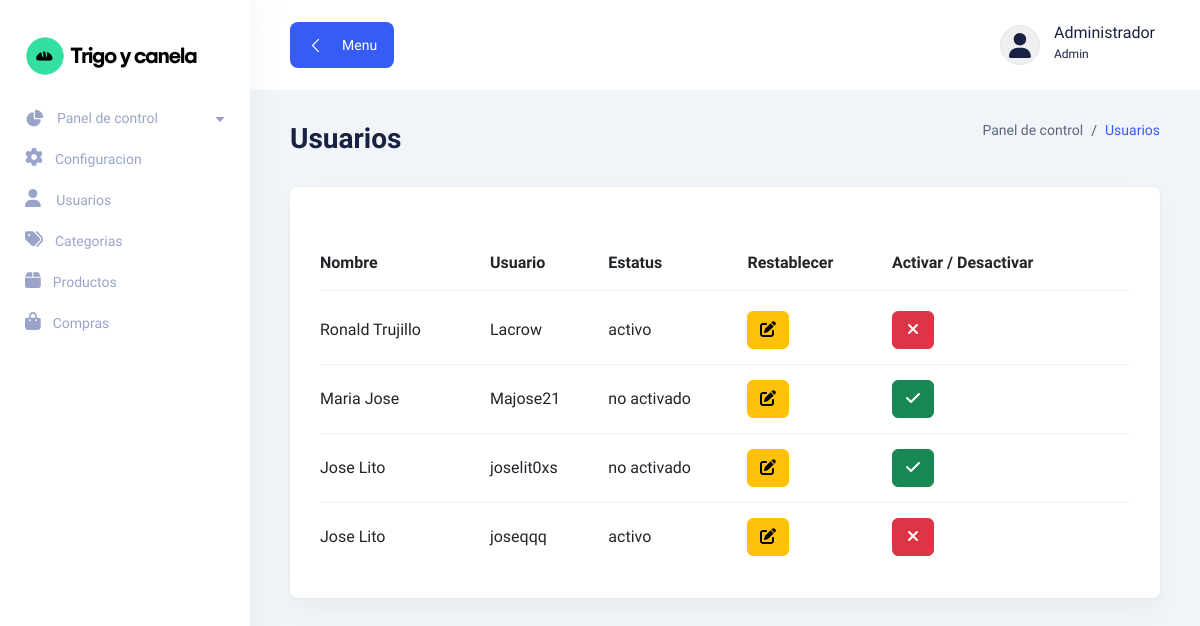
Before: /admin/usuarios/index.php (signed in) with the older database file.
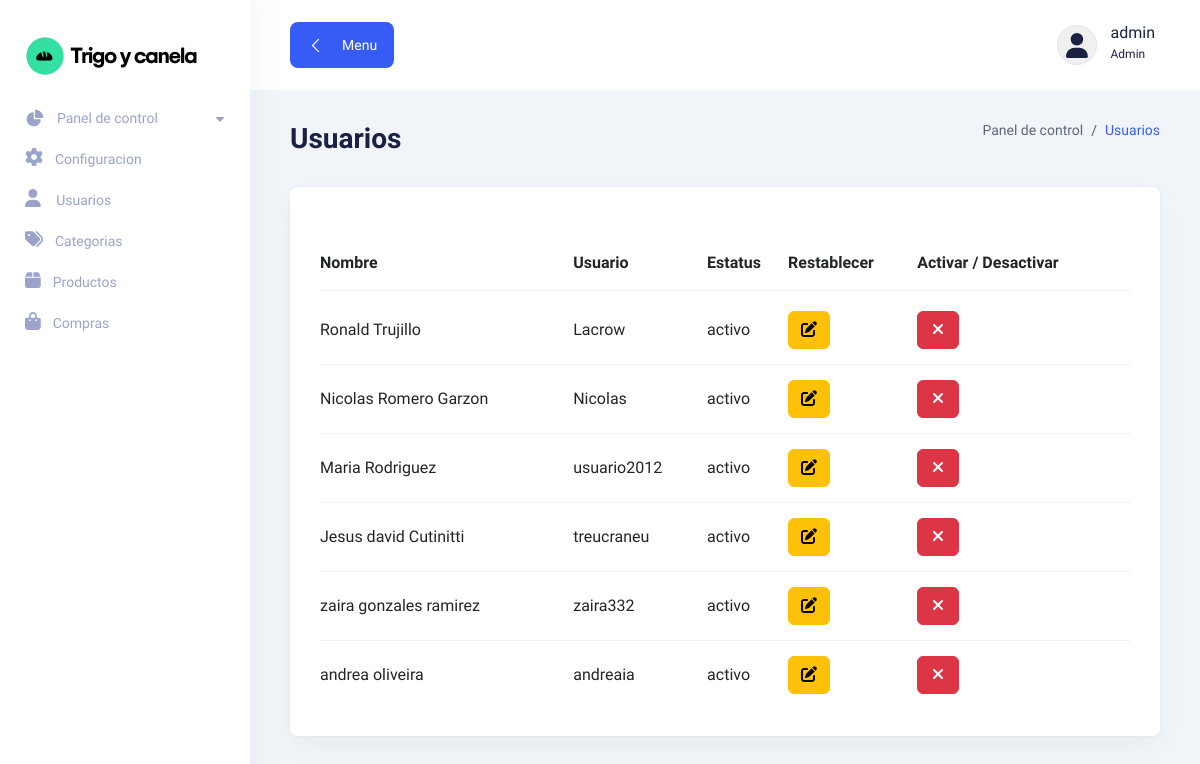
After: the same page with the newer database file.
### tables this page shows
CREATE TABLE `usuarios` (
  `id` int NOT NULL,
  `usuario` varchar(30) NOT NULL,
  `password` varchar(120) NOT NULL,
  `activacion` int NOT NULL DEFAULT '0',
  `token` varchar(40) NOT NULL,
  `token_password` varchar(40) DEFAULT NULL,
  `password_request` int NOT NULL DEFAULT '0',
  `id_cliente` int NOT NULL
);

### admin/usuarios/index.php (the view, shortened to what this page needs)
<?php
$db = new Database();
$con = $db->conectar();
$sql = "SELECT usuarios.id, CONCAT(clientes.nombres, ' ',clientes.apellidos) AS cliente, usuarios.usuario, usuarios.activacion,
CASE
WHEN usuarios.activacion = 1 Then 'activo'
WHEN usuarios.activacion = 0 Then 'no activado'
ELSE 'Deshabilitado'
END as estatus
FROM usuarios
INNER JOIN clientes ON usuarios.id_cliente = clientes.id";
$resultado = $con->query($sql);
require_once '../layaouts/header.php';
?>
<main>
    <div class="container-fluid">
        <div class="title-wrapper pt-30">
                <div class="row align-items-center">
                <div class="col-md-6">
                    <div class="title">
                    <h2>Usuarios</h2>
                    </div>
                </div>
                <div class="col-md-6">
                    <div class="breadcrumb-wrapper">
                    <nav aria-label="breadcrumb">
                        <ol class="breadcrumb">
                        <li class="breadcrumb-item">
                            <a href="<?php echo ADMIN_URL; ?>inicio.php">Panel de control</a>
                        </li>
                        <li class="breadcrumb-item active" aria-current="page">
                            Usuarios
                        </li>
                        </ol>
                    </nav>
                    </div>
                </div>
                </div>
        </div>
        <div class="card-style">
            <div
                class="table-responsive mt-4 tables-wrapper"
            >
                <table
                    class="table table-hover"
                >
                    <thead>
                        <tr>
                        <th scope="col">Nombre</th>
                        <th scope="col">Usuario</th>
                        <th scope="col">Estatus</th>
                        <th scope="col">Restablecer </th>
                        <th scope="col">Activar / Desactivar </th>
                        </tr>
                    </thead>
                    <tbody>
                    <?php while($row = $resultado->fetch(PDO::FETCH_ASSOC)){ ?>
                        <tr>
                            <td><?php echo $row['cliente'];?></td>
                            <td><?php echo $row['usuario'];?></td>
                            <td><?php echo $row['estatus'];?></td>
                            <td>
                            <a href="cambiar_password.php?user_id=<?php echo $row['id'];?>" class="btn btn-warning"><i class="fa-solid fa-pen-to-square"></i></a>
                            </td>
                            <td >
                                <?php if ($row['activacion']==1) : ?>
                                <button
                                type="button"
                                class="btn btn-danger tamañoigual"
                                data-bs-toggle="modal"
                                data-bs-user="<?php echo $row['id'];?>"
                                data-bs-target="#eliminaModal" data-bs-id="<?php echo $row['id']; ?>">
                                <i class="fa-solid fa-xmark"></i>
                                </button>
                                <?php else : ?>
                                <button
                                type="button"
                                class="btn btn-success tamañoigual"
                                data-bs-toggle="modal"
                                data-bs-user="<?php echo $row['id'];?>"
                                data-bs-target="#activaModal" data-bs-id="<?php echo $row['id']; ?>">
                                <i class="fa-solid fa-check"></i>
                                </button>
                                <?php endif; ?>
                            </td>
                        </tr>
                        <?php } ?>
                    </tbody>
                </table>
            </div>
        </div>
</main>
<?php
require_once '../layaouts/Footer.php';
?>

### admin/layaouts/header.php (shortened to what this page needs)
<!DOCTYPE html>
<html lang="en">
  <head>
    <link rel="stylesheet" href="<?php echo ADMIN_URL; ?>css/inicio.admin.css" />
    <link rel="stylesheet" href="<?php echo ADMIN_URL; ?>css/bootstrap.min.css" />
    <link rel="stylesheet" href="<?php echo ADMIN_URL; ?>css/lineicons.css" rel="stylesheet" type="text/css" />
    <link rel="stylesheet" href="<?php echo ADMIN_URL; ?>css/materialdesignicons.min.css" rel="stylesheet" type="text/css" />
    <link rel="stylesheet" href="<?php echo ADMIN_URL; ?>css/fullcalendar.css" />
    <link rel="stylesheet" href="<?php echo ADMIN_URL; ?>css/main.css" />
    <link href="https://cdn.jsdelivr.net/npm/simple-datatables@7.1.2/dist/style.min.css" rel="stylesheet" />
    <link href="https://cdn.jsdelivr.net/npm/sweetalert2@11/dist/sweetalert2.min.css" rel="stylesheet">
  </head>
  <body>
    <aside class="sidebar-nav-wrapper">
          <div class="navbar-logo d-flex align-items-center">
              <a href="../inicio.php" class="d-flex align-items-center">
                <img src="../../Img/Diseño_sin_título__1_-removebg-preview.png" height="40" width="40" alt="logo" /><strong class="navbar-text strong-logo">Trigo y canela</strong>
              </a>
          </div>
      <nav class="sidebar-nav">
        <ul>
          <li class="nav-item nav-item-has-children">
            <a
              href="#0"
              class="collapsed"
              data-bs-toggle="collapse"
              data-bs-target="#ddmenu_1"
              aria-controls="ddmenu_1"
              aria-expanded="false"
              aria-label="Toggle navigation"
            >
              <span class="icon">
              </span>
              <span class="text">Panel de control</span>
            </a>
          </li>
            <li class="nav-item">
                <a href="<?php echo ADMIN_URL; ?>configuracion">
                  <span class="icon">
                    <i class="fa-solid fa-gear"></i>
                  </span>
                  <span class="text">Configuracion</span>
                </a>
            </li>
            <li class="nav-item">
                <a href="<?php echo ADMIN_URL; ?>usuarios">
                <span class="icon">
                <i class="fa-solid fa-user"></i>
                </span>
                &nbsp;<span class="text">Usuarios</span>
                </a>
            </li>
            <li class="nav-item">
                <a href="<?php echo ADMIN_URL; ?>categorias">
                <span class="icon">
                <i class="fa-solid fa-tags"></i>
                </span>
                <span class="text">Categorias</span>
                </a>
            </li>
            <li class="nav-item">
                <a href="<?php echo ADMIN_URL; ?>productos">
                <span class="icon">
                <i class="fa-solid fa-box"></i>
                </span>
                <span class="text">Productos</span>
                </a>
            </li>
            <li class="nav-item">
                <a href="<?php echo ADMIN_URL; ?>compras">
                <span class="icon">
                <i class="fa-solid fa-bag-shopping"></i>
                </span>
                <span class="text">Compras</span>
                </a>
            </li>
        </ul>
      </nav>
    </aside>
    <main class="main-wrapper">
      <header class="header">
        <div class="container-fluid">
          <div class="row">
            <div class="col-lg-5 col-md-5 col-6">
              <div class="header-left d-flex align-items-center">
                <div class="menu-toggle-btn mr-15">
                  <button id="menu-toggle" class="main-btn primary-btn btn-hover">
                    <i class="lni lni-chevron-left me-2"></i> Menu
                  </button>
                </div>
              </div>
            </div>
            <div class="col-lg-7 col-md-7 col-6">
              <div class="header-right">
                <div class="profile-box ml-15">
    <button class="dropdown-toggle bg-transparent border-0" type="button" id="profile" data-bs-toggle="dropdown" aria-expanded="false">
        <div class="profile-info">
            <div class="info">
                <div class="image" style="width: 40px; height: 40px; border-radius: 50%; background-color: #f0f0f0; display: flex; align-items: center; justify-content: center;">
                    <i class="fas fa-user" style="font-size: 25px;"></i>
                </div>
                <div>
                    <h6 class="fw-500"><?php echo $_SESSION['user_name'];?></h6>
                    <p>Admin</p>
                </div>
            </div>
        </div>
    </button>
</div>
              </div>
            </div>
          </div>
        </div>
      </header>

### admin/layaouts/Footer.php (shortened to what this page needs)
    </main>
  </body>
</html>

### admin/css/inicio.admin.css (style rules this page uses)
.navbar-logo { display: flex; align-items: center; }
.navbar-logo img { margin-right: 5px; }
.strong-logo { font-family: 'TripSans-Bold'; font-weight: 400; font-size: 22px; letter-spacing: -1px; color: black !important; }
.navbar-logo img, .navbar-logo strong { display: inline-block; vertical-align: middle; }
.tamañoigual { width: 41.6px; height: 37.6px; }

### admin/css/fullcalendar.css (style rules this page uses)
:root { --fc-daygrid-event-dot-width:8px;--fc-list-event-dot-width:10px;--fc-list-event-hover-bg-color:#f5f5f5 }

Changed rows visible on the page:
removed usuarios: cliente "Maria Jose", usuario "Majose21", estatus "no activado"
removed usuarios: cliente "Jose Lito", usuario "joselit0xs", estatus "no activado"
removed usuarios: cliente "Jose Lito", usuario "joseqqq", estatus "activo"
added usuarios: cliente "Nicolas Romero Garzon", usuario "Nicolas", estatus "activo"
added usuarios: cliente "Maria Rodriguez", usuario "usuario2012", estatus "activo"
added usuarios: cliente "Jesus david Cutinitti", usuario "treucraneu", estatus "activo"
added usuarios: cliente "zaira gonzales ramirez", usuario "zaira332", estatus "activo"
added usuarios: cliente "andrea oliveira", usuario "andreaia", estatus "activo"
Other visible differences:
$_SESSION['user_name']: "Administrador" → "admin"
